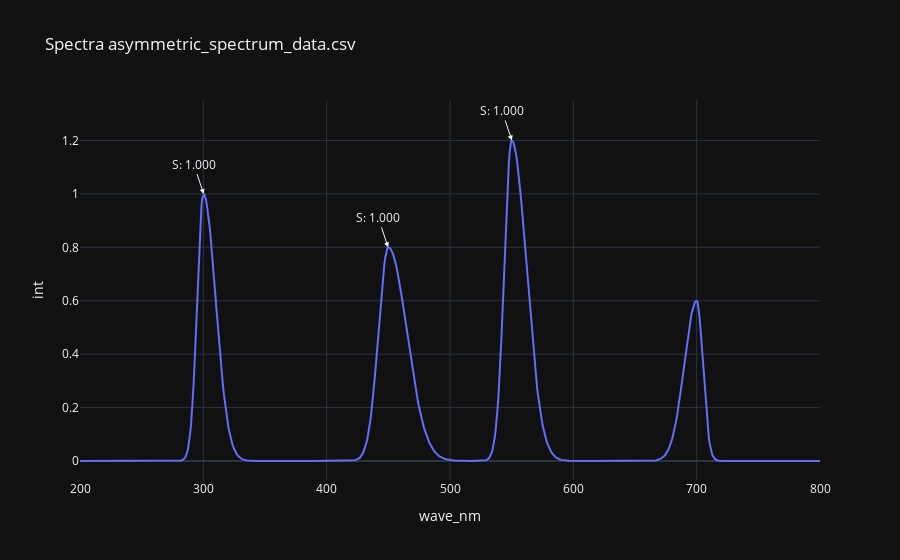

This figure's notebook cell:
### Code cell
import pandas as pd
import plotly.express as px
from scipy.signal import find_peaks, peak_widths

filename = "spectra.txt"
peak_prominance = 1_000
peak_prominance = 10_000
peak_prominance = 65_000

filename = 'asymmetric_spectrum_data.csv'
# filename = 'symmetric_data.csv'
peak_prominance = .6

data = pd.read_csv(filename, sep='\s+')


def find_assymetry(data, peak_prominance, filename):
    fig = px.line(data, x="wave_nm", y="int", title=f'Spectra {filename}')
    peaks, properties = find_peaks(data["int"], prominence=peak_prominance)

    for i, peak in enumerate(peaks):
        widths, _, left_ips, right_ips = peak_widths(data["int"], peaks, rel_height=0.95)
        # w_005 = widths[i] + left_ips[i]
        # w_005 = right_ips[i]
        # f = left_ips[i]
        # symmetry_factor = w_005 / (1 * f)
        
        center = (right_ips[i] + left_ips[i]) / 2
        symmetry_factor = (right_ips[i] - center) / (center - left_ips[i])

        fig.add_annotation(x=data['wave_nm'].iloc[peak],
                           y=data['int'].iloc[peak],
                           text=f'S: {symmetry_factor:.3f}',
                           showarrow=True,
                           arrowhead=2)

        # fig.add_vrect(x0=data['wave_nm'].iloc[right_ips[i]], x1=data['wave_nm'].iloc[left_ips[i]], 
        #       annotation_text="decline", annotation_position="top left",
        #       fillcolor="green", opacity=0.25, line_width=0)
        fig.write_html(f'spectra_{peak_prominance}_{filename}.html')
    return fig

# Plot original spectra and find asymmetry
fig = find_assymetry(data, peak_prominance, filename)
fig.show()

### Figure 1 — Plotly figure (JSON) as saved in the notebook; plotly's stock layout.template omitted (floating-point values rounded to 4 significant figures; data arrays with more than 128 entries replaced by an {"elided": "..."} marker saying what was removed)
{"data": [{"hovertemplate": "wave_nm=%{x}<br>int=%{y}<extra></extra>", "legendgroup": "", "line": {"color": "#636efa", "dash": "solid"}, "marker": {"symbol": "circle"}, "mode": "lines", "name": "", "orientation": "v", "showlegend": false, "x": {"elided": "1000 float values"}, "xaxis": "x", "y": {"elided": "1000 float values"}, "yaxis": "y", "type": "scatter"}], "layout": {"xaxis": {"anchor": "y", "domain": [0.0, 1.0], "title": {"text": "wave_nm"}}, "yaxis": {"anchor": "x", "domain": [0.0, 1.0], "title": {"text": "int"}}, "legend": {"tracegroupgap": 0}, "title": {"text": "Spectra asymmetric_spectrum_data.csv"}, "annotations": [{"arrowhead": 2, "showarrow": true, "text": "S: 1.000", "x": 300.3, "y": 0.9995}, {"arrowhead": 2, "showarrow": true, "text": "S: 1.000", "x": 449.8, "y": 0.7999}, {"arrowhead": 2, "showarrow": true, "text": "S: 1.000", "x": 550.2, "y": 1.2}]}}
